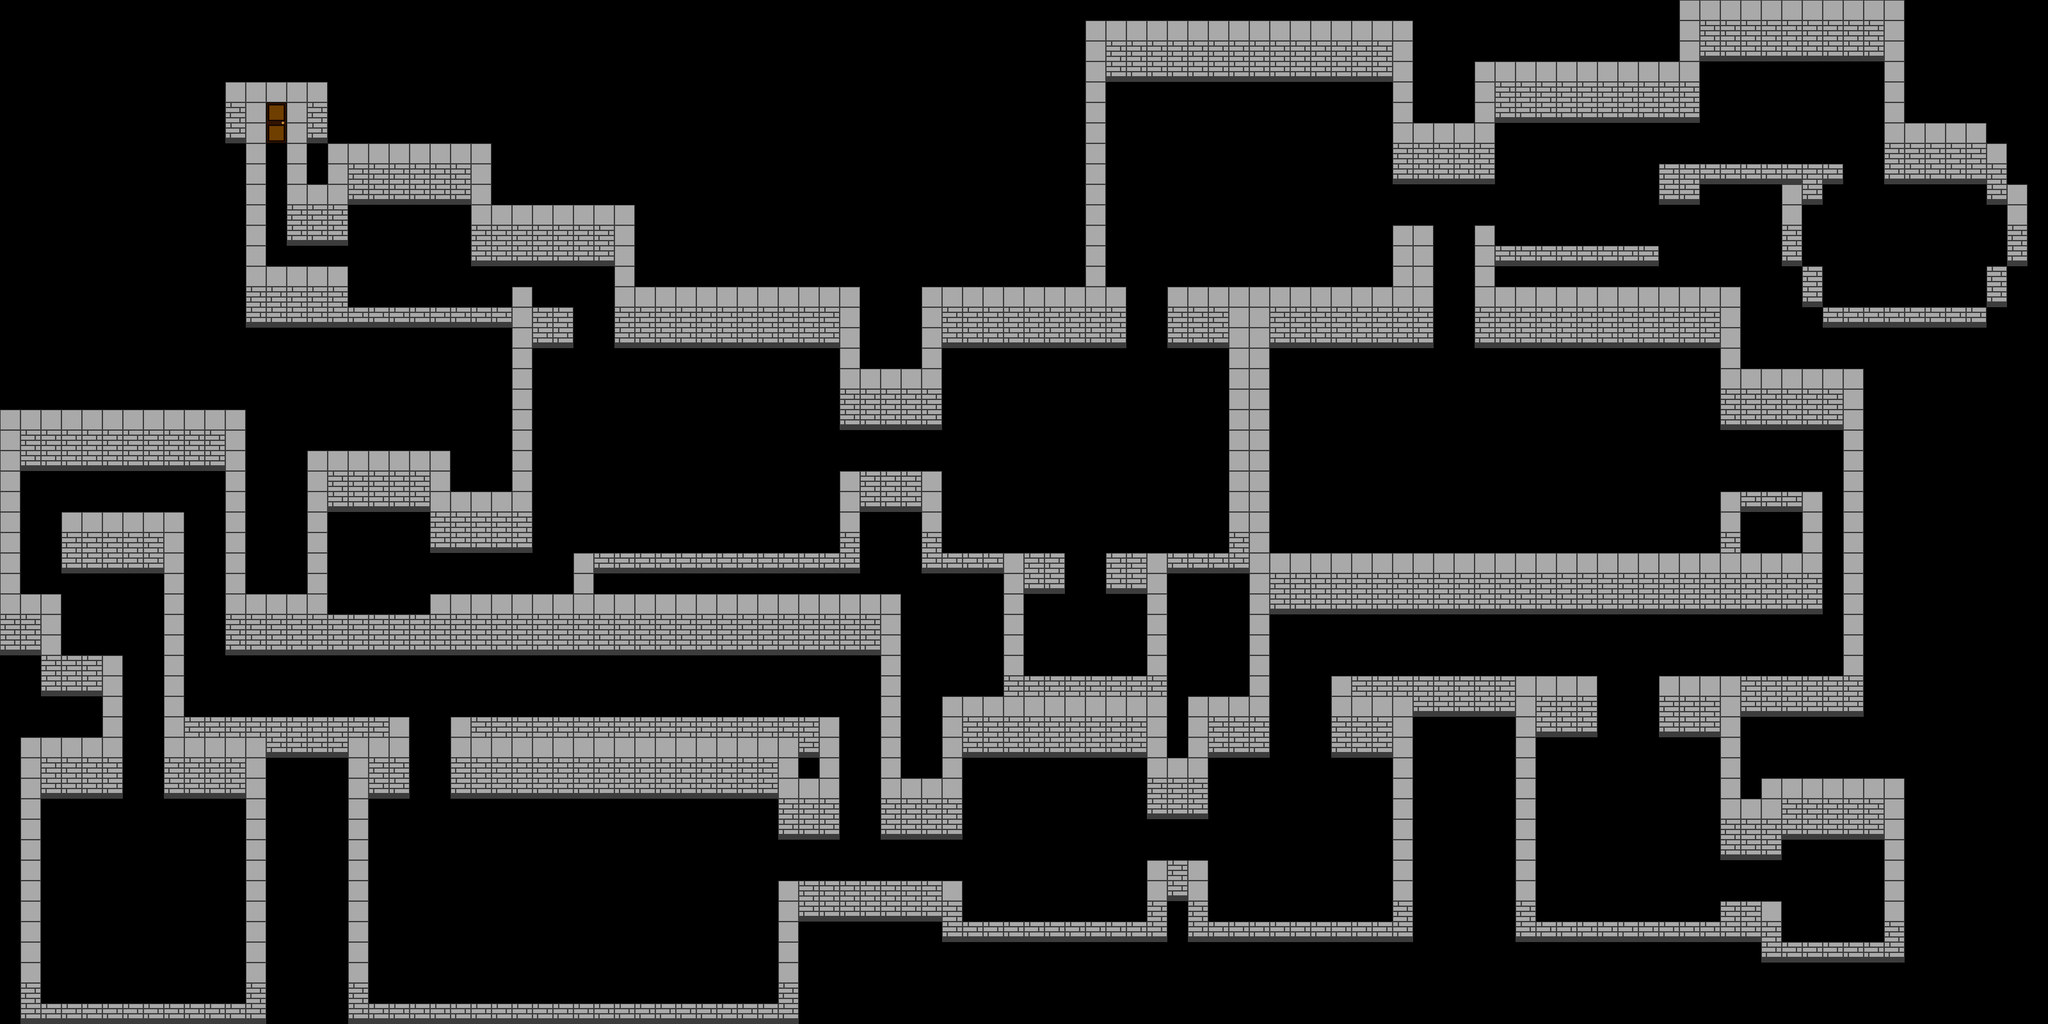

A 2D game scene composited from a Tiled map and its tileset images. What follows is a short description and the map's XML, with each tile layer's data collapsed to a summary:
An orthogonal 100x50 tile map with 32x32 px tiles, 1 tile layer (Walls), 2 hidden layers not drawn and 123 objects (playerCharacter).

<map version="1.0" orientation="orthogonal" renderorder="right-down" width="100" height="50" tilewidth="32" tileheight="32" nextobjectid="334">
 <tileset firstgid="1" name="Tileset" tilewidth="32" tileheight="32" tilecount="12" columns="2">
  <image source="tileset.png" width="64" height="192" />
  <tile id="0">
   <properties>
    <property name="name" value="ceiling" />
   </properties>
  </tile>
  <tile id="1">
   <properties>
    <property name="name" value="bottomWall" />
   </properties>
  </tile>
  <tile id="2">
   <properties>
    <property name="name" value="topWall" />
   </properties>
  </tile>
  <tile id="3">
   <properties>
    <property name="name" value="sandFloor" />
   </properties>
  </tile>
  <tile id="4">
   <properties>
    <property name="name" value="chest" />
   </properties>
  </tile>
  <tile id="5">
   <properties>
    <property name="name" value="greenFloor" />
   </properties>
  </tile>
  <tile id="6">
   <properties>
    <property name="name" value="topDoor" />
   </properties>
  </tile>
  <tile id="7">
   <properties>
    <property name="name" value="bwFloor" />
   </properties>
  </tile>
  <tile id="8">
   <properties>
    <property name="name" value="bottomDoor" />
   </properties>
  </tile>
  <tile id="9">
   <properties>
    <property name="name" value="" />
   </properties>
   <objectgroup draworder="index" name="Collision" />
  </tile>
  <tile id="10">
   <properties>
    <property name="name" value="leftWoodFloor" />
   </properties>
  </tile>
  <tile id="11">
   <properties>
    <property name="name" value="rightWoodFloor" />
   </properties>
  </tile>
 </tileset>
 <layer name="Floor" width="100" height="50" visible="0">
  <data>[5000 cells, 4714 non-empty, 6 distinct tile ids]</data>
 </layer>
 <layer name="Walls" width="100" height="50">
  <data>[5000 cells, 1393 non-empty, 5 distinct tile ids]</data>
 </layer>
 <objectgroup name="Entities">
  <object id="333" name="playerCharacter" x="192" y="1408" width="32" height="32" />
 </objectgroup>
 <layer name="Above" width="100" height="50" visible="0">
  <data>[5000 cells, 361 non-empty, 2 distinct tile ids]</data>
 </layer>
 <objectgroup name="Collision" visible="0">
  <object id="158" x="32" y="1152" width="160" height="96" />
  <object id="165" x="256" y="1152" width="160" height="96" />
  <object id="166" x="384" y="1248" width="32" height="352" />
  <object id="167" x="32" y="1568" width="352" height="32" />
  <object id="168" x="32" y="1248" width="32" height="320" />
  <object id="169" x="0" y="928" width="96" height="96" />
  <object id="170" x="64" y="1024" width="128" height="64" />
  <object id="171" x="160" y="1088" width="32" height="64" />
  <object id="172" x="256" y="1120" width="384" height="32" />
  <object id="175" x="416" y="1152" width="224" height="32" />
  <object id="176" x="544" y="1184" width="96" height="64" />
  <object id="177" x="544" y="1248" width="32" height="352" />
  <object id="178" x="576" y="1568" width="672" height="32" />
  <object id="179" x="1216" y="1376" width="32" height="192" />
  <object id="180" x="704" y="1120" width="544" height="128" />
  <object id="181" x="1216" y="1248" width="96" height="64" />
  <object id="182" x="1248" y="1216" width="64" height="32" />
  <object id="183" x="1248" y="1120" width="64" height="64" />
  <object id="184" x="1280" y="1184" width="32" height="32" />
  <object id="193" x="0" y="640" width="32" height="288" />
  <object id="196" x="96" y="800" width="192" height="96" />
  <object id="197" x="256" y="896" width="32" height="224" />
  <object id="198" x="32" y="640" width="352" height="96" />
  <object id="201" x="352" y="736" width="32" height="288" />
  <object id="202" x="384" y="928" width="128" height="96" />
  <object id="203" x="480" y="704" width="32" height="224" />
  <object id="204" x="512" y="704" width="192" height="96" />
  <object id="205" x="704" y="768" width="128" height="96" />
  <object id="206" x="672" y="800" width="32" height="64" />
  <object id="207" x="512" y="960" width="160" height="64" />
  <object id="208" x="672" y="928" width="736" height="96" />
  <object id="209" x="1376" y="1024" width="32" height="288" />
  <object id="210" x="1408" y="1216" width="96" height="96" />
  <object id="211" x="1472" y="1088" width="32" height="128" />
  <object id="213" x="1504" y="1088" width="320" height="96" />
  <object id="217" x="896" y="864" width="32" height="64" />
  <object id="218" x="928" y="864" width="416" height="32" />
  <object id="220" x="1312" y="736" width="32" height="128" />
  <object id="221" x="1344" y="736" width="128" height="64" />
  <object id="222" x="1440" y="800" width="32" height="96" />
  <object id="223" x="1472" y="864" width="192" height="32" />
  <object id="224" x="1568" y="896" width="96" height="32" />
  <object id="227" x="1568" y="928" width="32" height="160" />
  <object id="228" x="1600" y="1056" width="224" height="32" />
  <object id="229" x="1728" y="864" width="96" height="64" />
  <object id="233" x="1792" y="928" width="32" height="128" />
  <object id="234" x="1792" y="1184" width="96" height="96" />
  <object id="235" x="1856" y="1088" width="128" height="96" />
  <object id="237" x="1248" y="1376" width="256" height="64" />
  <object id="240" x="1472" y="1440" width="352" height="32" />
  <object id="241" x="1792" y="1344" width="32" height="96" />
  <object id="242" x="1824" y="1344" width="64" height="64" />
  <object id="243" x="1856" y="1408" width="32" height="64" />
  <object id="244" x="1888" y="1440" width="320" height="32" />
  <object id="245" x="2080" y="1056" width="128" height="128" />
  <object id="246" x="2176" y="1184" width="32" height="256" />
  <object id="247" x="2208" y="1056" width="288" height="64" />
  <object id="248" x="2368" y="1120" width="128" height="32" />
  <object id="249" x="2368" y="1152" width="32" height="320" />
  <object id="250" x="2400" y="1440" width="384" height="32" />
  <object id="251" x="2688" y="1408" width="96" height="32" />
  <object id="252" x="2752" y="1472" width="224" height="32" />
  <object id="253" x="2752" y="1216" width="224" height="96" />
  <object id="254" x="2944" y="1312" width="32" height="160" />
  <object id="255" x="2688" y="1312" width="96" height="32" />
  <object id="256" x="2688" y="1248" width="64" height="64" />
  <object id="257" x="2592" y="1056" width="128" height="96" />
  <object id="258" x="2688" y="1152" width="32" height="96" />
  <object id="259" x="2720" y="1056" width="192" height="64" />
  <object id="260" x="1952" y="864" width="896" height="96" />
  <object id="261" x="1952" y="960" width="32" height="128" />
  <object id="262" x="2688" y="768" width="32" height="96" />
  <object id="263" x="2720" y="768" width="128" height="32" />
  <object id="264" x="2816" y="800" width="32" height="64" />
  <object id="265" x="2688" y="576" width="224" height="96" />
  <object id="266" x="2880" y="672" width="32" height="384" />
  <object id="267" x="2304" y="448" width="416" height="96" />
  <object id="268" x="2688" y="544" width="32" height="32" />
  <object id="269" x="2304" y="352" width="32" height="96" />
  <object id="272" x="2336" y="384" width="256" height="32" />
  <object id="273" x="2592" y="256" width="64" height="64" />
  <object id="274" x="2656" y="256" width="224" height="32" />
  <object id="275" x="2784" y="288" width="64" height="32" />
  <object id="277" x="2784" y="320" width="32" height="96" />
  <object id="278" x="2816" y="416" width="32" height="64" />
  <object id="279" x="2848" y="480" width="256" height="32" />
  <object id="281" x="3104" y="416" width="32" height="64" />
  <object id="282" x="3136" y="288" width="32" height="128" />
  <object id="283" x="2944" y="192" width="160" height="96" />
  <object id="284" x="3104" y="224" width="32" height="96" />
  </objectgroup>
</map>
<!-- 32 of 123 objects omitted -->